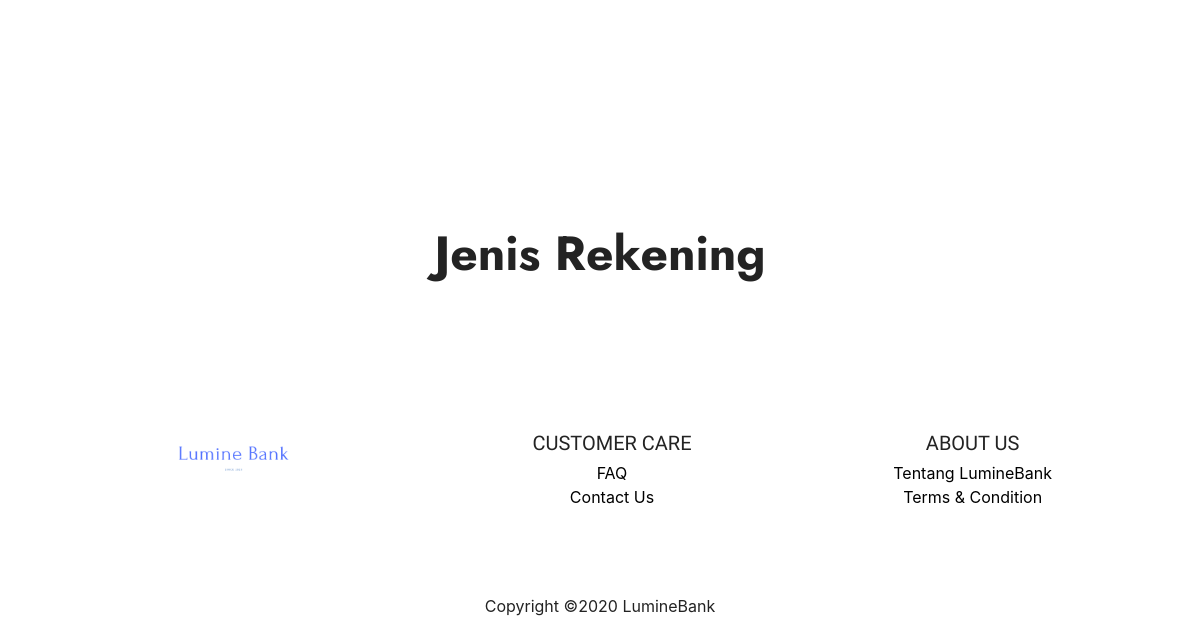
Page /home.php (lower part) on the earlier database version.
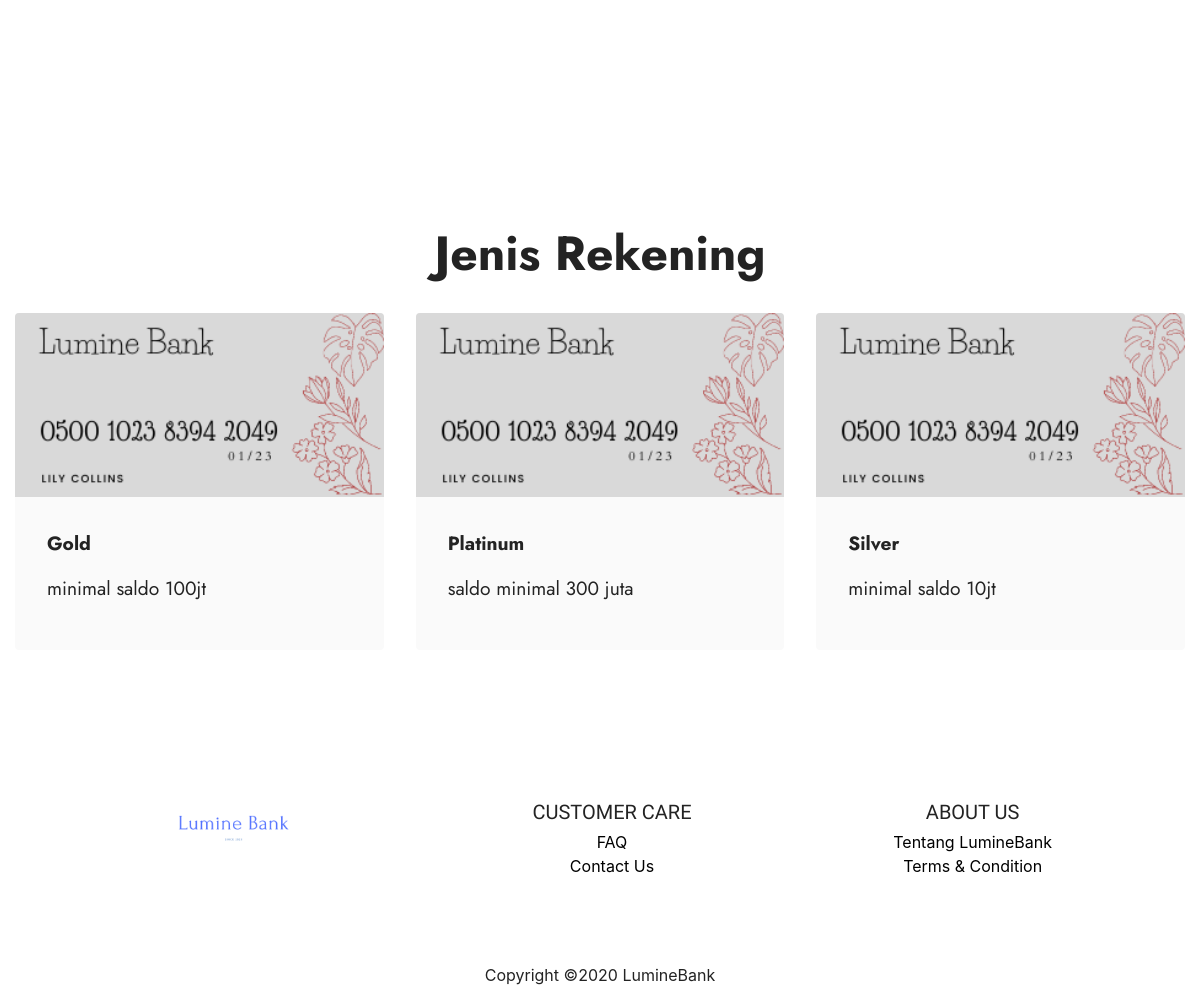
Same page on the later database version.
### tables this page shows
CREATE TABLE `jenis_rekekening` (
  `id_jenis_rekening` int(11) NOT NULL,
  `nama_jenis_rekening` varchar(50) NOT NULL,
  `keterangan` text NOT NULL
);

### function.php (called while the page is built, shortened)
<?php
$conn = mysqli_connect("localhost","root","","db_bank_fp_pweb");
function query($query){
  global $conn;
  $result = mysqli_query($conn,$query);
  $rows=[];
  while($row = mysqli_fetch_assoc($result)){
    $rows[]=$row;
  }
  return $rows;
}

### home.php (the view, shortened to what this page needs)
<?php
include 'function.php';
$list_rekening = query("SELECT * FROM jenis_rekekening");
?>
<!DOCTYPE html>
<html lang="en">
<head>
    <link rel="stylesheet" href="css/app.css">
    <link rel="stylesheet" href="css/style.css">
    <link rel="stylesheet" href="css/responsive.css">
    <link rel="stylesheet" href="assets/web/assets/mobirise-icons2/mobirise2.css">
    <link rel="stylesheet" href="assets/tether/tether.min.css">
    <link rel="stylesheet" href="assets/bootstrap/css/bootstrap.min.css">
    <link rel="stylesheet" href="assets/bootstrap/css/bootstrap-grid.min.css">
    <link rel="stylesheet" href="assets/bootstrap/css/bootstrap-reboot.min.css">
    <link rel="stylesheet" href="assets/dropdown/css/style.css">
    <link rel="stylesheet" href="assets/socicon/css/styles.css">
    <link rel="stylesheet" href="assets/theme/css/style.css">
    <link rel="preload" as="style" href="assets/mobirise/css/mbr-additional.css"><link rel="stylesheet" href="assets/mobirise/css/mbr-additional.css" type="text/css">
</head>
<body>
    <section class="features12 cid-slWFEmDcEY" id="features13-x">
        <div class="container">
            <div class="row justify-content-center">
                <div class="col-12 col-lg-6">
                </div>
                <div class="col-12 col-lg-6">
                </div>
            </div>
        </div>
    </section>
    <section class="gallery3 cid-slWFyIl0dV" id="gallery3-w">
        <div class="container-fluid">
            <div class="mbr-section-head">
                <h4 class="mbr-section-title mbr-fonts-style align-center mb-0 display-2">
                    <strong>Jenis Rekening</strong></h4>
            </div>
            <div class="row mt-4">
            <?php
            foreach($list_rekening as $row) :
            ?>
                    <div class="item features-image сol-12 col-md-6 col-lg-4">
                        <div class="item-wrapper">
                            <div class="item-img">
                                <img src="img/silvercard.png">
                            </div>
                            <div class="item-content">
                                <h5 class="item-title mbr-fonts-style display-7">
                                    <strong><?=$row['nama_jenis_rekening']?></strong>
                                </h5>
                                <p class="mbr-text mbr-fonts-style mt-3 display-7">
                                    <?=$row['keterangan']?></p>
                            </div>
                        </div>
                    </div>
                    <?php endforeach;?>
                </div>
        </div>
    </section>
    <footer class="page-footer font-small pt-4 pl-5 pr-5">
        <div class="container-fluid text-center">
            <div class="row pl-4">
                <div class="col-md-4 mt-md-0">
                    <a class="navbar-brand logo_h pr-3" href="home.php">
                        <img src="img/logo2.png" alt="logo" style="width: 150px">
                    </a>
                </div>
                <div class="col-md-4 mb-md-0 mb-4">
                    <h5 class="text-uppercase">CUSTOMER CARE</h5>
                    <ul class="list-unstyled">
                        <li><a href="#!" style="color: black">FAQ</a></li>
                        <li><a href="#!" style="color: black">Contact Us</a></li>
                    </ul>
                </div>
                <div class="col-md-4 mb-md-0 mb-4">
                    <h5 class="text-uppercase">ABOUT US</h5>
                    <ul class="list-unstyled">
                        <li><a href="#!" style="color: black">Tentang LumineBank</a></li>
                        <li><a href="#!" style="color: black">Terms & Condition</a></li>
                    </ul>
                </div>
            </div>
        </div>
        <div class="footer-copyright text-center py-3">Copyright ©2020 LumineBank</div>
    </footer>
</body>
</html>

### assets/theme/css/style.css (style rules this page uses)
section { background-color: #ffffff; }
body { font-style: normal; line-height: 1.5; font-weight: 400; color: #232323; position: relative; }
section, .container, .container-fluid { position: relative; word-wrap: break-word; }
a { font-style: normal; font-weight: 400; cursor: pointer; }
a, a:hover { text-decoration: none; }
.mbr-section-title { font-style: normal; line-height: 1.3; }
.mbr-text { font-style: normal; line-height: 1.7; }
h1, h2, h3, h4, h5, h6, .display-1, .display-2, .display-4, .display-5, .display-7, span, p, a { line-height: 1; word-break: break-word; word-wrap: break-word; font-weight: 400; }
b, strong { font-weight: bold; }
section { background-position: 50% 50%; background-repeat: no-repeat; background-size: cover; }
.align-center { text-align: center; }
img, iframe { display: block; width: 100%; }
.row { display: -webkit-flex; -webkit-flex-wrap: wrap; }
.justify-content-center { -webkit-justify-content: center; }
html, body { height: auto; min-height: 100vh; }
ul, ol, pre, blockquote { margin-bottom: 2.3125rem; }
.mt-4 { margin-top: 2rem !important; }
.mb-4 { margin-bottom: 2rem !important; }
@media (min-width: 992px) { .container { padding-left: 16px; padding-right: 16px; } }
@media (min-width: 992px) { .row { margin-left: -16px; margin-right: -16px; } }
@media (min-width: 992px) { .row > [class*="col"] { padding-left: 16px; padding-right: 16px; } }
@media (min-width: 768px) { .container-fluid { padding-left: 32px; padding-right: 32px; } }
.card-wrapper, .item-wrapper { overflow: hidden; }

### assets/mobirise/css/mbr-additional.css (style rules this page uses)
.display-2 { font-family: 'Jost', sans-serif; font-size: 3rem; line-height: 1.1; }
.display-7 { font-family: 'Jost', sans-serif; font-size: 1.2rem; line-height: 1.5; }
a, a:hover { color: #6592e6; }
body { overflow-x: hidden; }
a { transition: color 0.6s; }
.cid-slWFEmDcEY { padding-top: 6rem; padding-bottom: 6rem; background-color: #ffffff; }
.cid-slWFyIl0dV { padding-top: 6rem; padding-bottom: 6rem; background-color: #ffffff; }
.cid-slWFyIl0dV img, .cid-slWFyIl0dV .item-img { width: 100%; }
.cid-slWFyIl0dV .item { cursor: pointer; margin-bottom: 2rem; }
.cid-slWFyIl0dV .item-wrapper { position: relative; border-radius: 4px; background: #fafafa; height: 100%; display: flex; flex-flow: column nowrap; }
@media (min-width: 992px) { .cid-slWFyIl0dV .item-wrapper .item-content { padding: 2rem; } }
.cid-slWFyIl0dV .mbr-section-title { color: #232323; }
.cid-slWFyIl0dV .mbr-text, .cid-slWFyIl0dV .mbr-section-btn { text-align: left; }
.cid-slWFyIl0dV .item-title { text-align: left; }

Differences in the rows shown:
added jenis_rekekening: nama_jenis_rekening "Gold", keterangan "minimal saldo 100jt"
added jenis_rekekening: nama_jenis_rekening "Platinum", keterangan "saldo minimal 300 juta"
added jenis_rekekening: nama_jenis_rekening "Silver", keterangan "minimal saldo 10jt"
